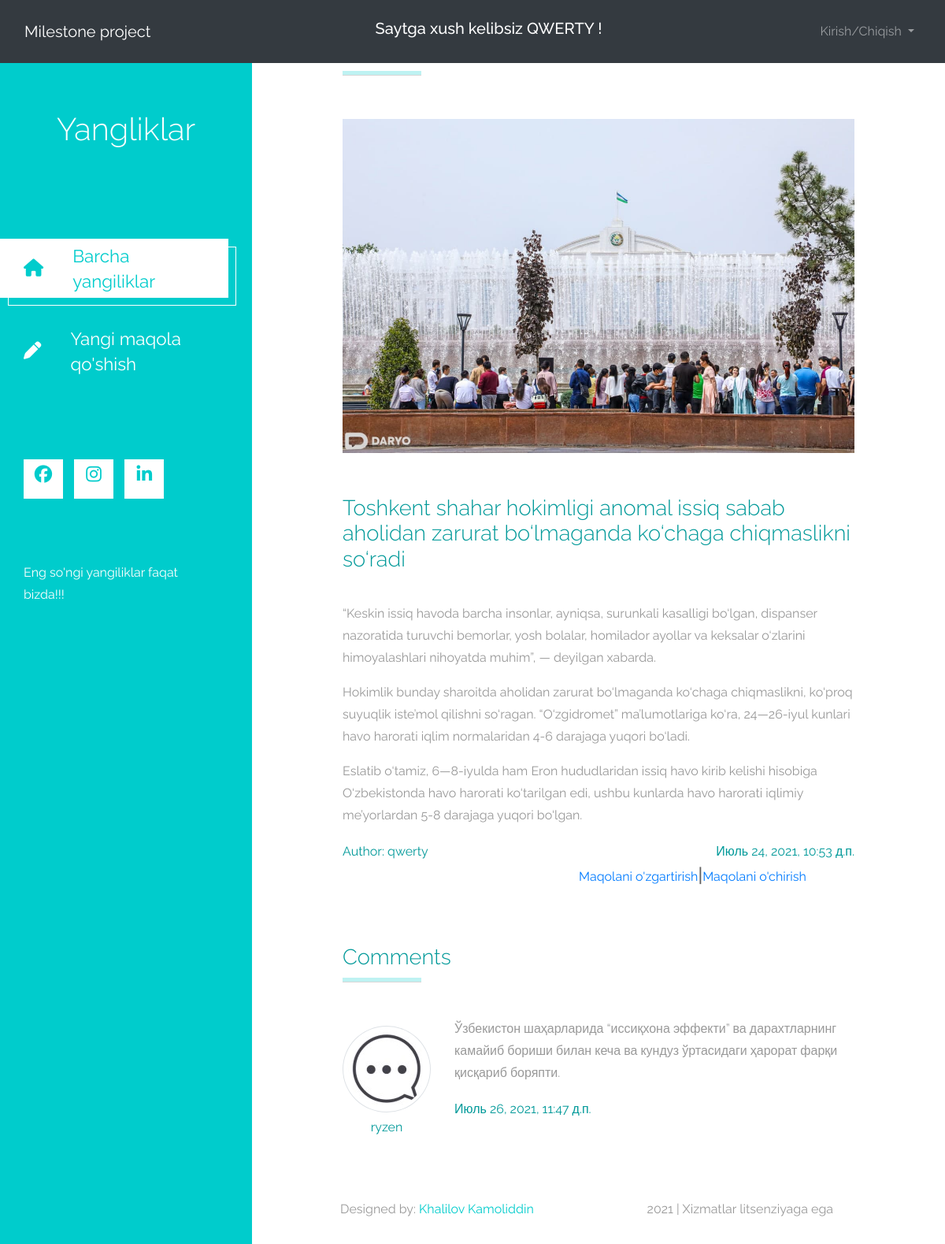
The app's page /articles/4/ (signed in) with its own data.
### accounts/models.py (models this page shows)
class CustomUser(AbstractUser):
    age = models.PositiveIntegerField(null=True, blank=True)

### articles/models.py (models this page shows, shortened)
class Article(models.Model):
    title = models.CharField(max_length=150)
    summary = models.CharField(max_length=200, blank=True)
    body = RichTextField()
    photo = models.ImageField(upload_to='images/', blank=True)
    date = models.DateTimeField(auto_now_add=True)
    author = models.ForeignKey(
        get_user_model(), on_delete=models.CASCADE,
    )

class Comment(models.Model):
    article = models.ForeignKey(Article, on_delete=models.CASCADE, related_name='comments')
    comment = models.CharField(max_length=150)
    date = models.DateTimeField(auto_now_add=True)
    author = models.ForeignKey(get_user_model(), on_delete=models.CASCADE)
    def __str__(self):
        return self.comment

### articles/views.py (the view)
# urls.py: path('<int:pk>/', ArticleDetailView.as_view(), name='article_detail'),
class ArticleDetailView(LoginRequiredMixin, DetailView):
    model = Article
    template_name = 'article_detail.html'

### templates/article_detail.html (shortened to what this page needs)
{% extends 'base.html' %}
{% load static %}
{% block content %}
<header class="tm-header" id="tm-header" style="margin-top:60px">
        <div class="tm-header-wrapper">
            <div class="tm-site-header">
                <h1 class="text-center">Yangliklar</h1>
            </div>
            <nav class="tm-nav" id="tm-nav">
                <ul>
                    <li class="tm-nav-item active"><a href="{% url 'article_list' %}" class="tm-nav-link">
                        <i class="fas fa-home"></i>
                        Barcha yangiliklar
                    </a></li>
                    <li class="tm-nav-item"><a href="{% url 'article_new' %}" class="tm-nav-link">
                        <i class="fas fa-pen"></i>
                        Yangi maqola qo'shish
                    </a></li>
                </ul>
            </nav>
            <div class="tm-mb-65">
                <a rel="nofollow" href="https://www.facebook.com/kamoliddin.xalilov" class="tm-social-link">
                    <i class="fab fa-facebook tm-social-icon"></i>
                </a>
                <a href="https://www.instagram.com/x.kamoliddinn/" class="tm-social-link">
                    <i class="fab fa-instagram tm-social-icon"></i>
                </a>
                <a href="linkedin.com/in/kamoliddin-xalilov-6a7314124" class="tm-social-link">
                    <i class="fab fa-linkedin tm-social-icon"></i>
                </a>
            </div>
            <p class="tm-mb-80 pr-5 text-white">
                Eng so'ngi yangiliklar faqat bizda!!!
            </p>
        </div>
    </header>
    <div class="container-fluid">
        <main class="tm-main">
            <div class="row tm-row tm-mb-45">
                <div class="col-12">
                    <hr class="tm-hr-primary tm-mb-55">
                    {% if article.photo %}
                    <img src="{{article.photo.url}}" alt="Image" class="img-fluid">
                    {% endif %}
                </div>
            </div>
            <div class="row tm-row tm-mb-40">
                <div class="col-12">
                    <div class="mb-4">
                        <h2 class="pt-2 tm-mb-40 tm-color-primary tm-post-title">{{article.title}}</h2>
                        <p>{{article.body | safe }}</p>
                        <div class="d-flex justify-content-between tm-pt-15">
                            <span class="tm-color-primary">Author: {{article.author}}</span>
                            <span class="tm-color-primary">{{article.date}}</span>
                        </div>
                        <div class="d-flex tm-pt-15" style="margin-left:300px">
                            <a href="{% url 'article_edit' article.pk %}">Maqolani o'zgartirish</a>
                            <h4>|</h4>
                            <a href="{% url 'article_delete' article.pk %}">Maqolani o'chirish</a>
                        </div>
                                    <div class="row tm-row tm-mb-10">
                            <br><br>
                    </div>
                    <div style="width:100%;">
                        <h2 class="tm-color-primary tm-post-title">Comments</h2>
                        <hr class="tm-hr-primary tm-mb-45">
                        {% for comment in article.comments.all %}
                        <div class="tm-comment tm-mb-45">
                            <figure class="tm-comment-figure">
                                <img src="{% static 'img/comment-1.jpg' %}" alt="Image" class="mb-2 rounded-circle img-thumbnail">
                                <figcaption class="tm-color-primary text-center">{{comment.author}}</figcaption>
                            </figure>
                            <div>
                                <p>
                                    {{comment}}
                                </p>
                                <div class="d-flex justify-content-between">
                                    <span class="tm-color-primary">{{comment.date}}</span>
                                </div>
                            </div>
                        </div>
                        {% endfor %}
                    </div>
                </div>
            </div>
            <div class="row tm-row tm-mb-10">
                <br>
            </div><br>
            <footer class="row tm-row" style="width:100%;">
                <div class="col-md-6 col-12 tm-color-gray">
                    Designed by: <a rel="nofollow" target="_parent" href="https://www.linkedin.com/in/kamoliddin-xalilov-6a7314124?lipi=urn%3Ali%3Apage%3Ad_flagship3_profile_view_base_contact_details%3BkyBBEvm4Sx2JoaPfP81drg%3D%3D" class="tm-external-link">Khalilov Kamoliddin</a>
                </div>
                <div class="col-md-6 col-12 tm-color-gray tm-copyright">
                    2021 | Xizmatlar litsenziyaga ega
                </div>
            </footer>
        </main>
    </div>
{% endblock %}

### templates/base.html (shortened to what this page needs)
{% load static %}
<!DOCTYPE html>
<html lang="en">
<head>
    <link href="https://cdn.jsdelivr.net/npm/bootstrap@5.0.2/dist/css/bootstrap.min.css" rel="stylesheet">
    <link rel="stylesheet" href="{% static 'fontawesome/css/all.min.css' %}">
    <link href="{% static 'css/bootstrap.min.css' %}" rel="stylesheet">
    <link href="{% static 'css/templatemo-xtra-blog.css' %}" rel="stylesheet">
	<link rel="stylesheet" href="{% static 'css/font-awesome.min.css' %}">
	<link rel="stylesheet" href="{% static 'css/templatemo-style.css' %}">
</head>
<body>
    <nav class="navbar navbar-expand-lg navbar-dark bg-dark fixed-top">
      <div class="container-fluid">
        <a class="navbar-brand" href="{% url 'home' %}">Milestone project</a>
          <div style="color:#fff">
        {% if user.is_authenticated %}
            <h5>Saytga xush kelibsiz {{user.username | upper}} !   <h5/>
        {% else %}
            <h5>Saytning to'liq imkoniyatlaridan foydalanish uchun ro'yxatdan o'ting !</h5>
        {% endif %}
</div>
        <div id="navbarNavDarkDropdown" style="text-align: right">
          <ul class="navbar-nav">
            <li class="nav-item dropdown">
               <div class="navbar-text" >
              <a class="nav-link dropdown-toggle"  href="#" id="navbarDarkDropdownMenuLink" role="button" data-bs-toggle="dropdown" aria-expanded="false">
                Kirish/Chiqish
              </a>
                </div>
            </li>
          </ul>
        </div>
      </div>
    </nav>
    <main>
      {% block content %}
      {% endblock content %}
    </main>
</body>
</html>

### static/css/templatemo-xtra-blog.css (style rules this page uses)
html { overflow-x: hidden; }
body { margin: 0; padding: 0; font-family: 'Source Sans Pro', sans-serif; font-size: 19px; line-height: 2em; overflow-x: hidden; }
p, span { color: #999; }
hr { border-top-color: #CCC; margin-top: 10px; margin-bottom: 10px; }
.tm-header { background-color: #0CC; color: white; position: fixed; top: 0; left: 0; bottom: 0; z-index: 100; width: 400px; overflow-y: visible; }
.tm-header-wrapper { overflow-y: scroll; scrollbar-width: none; -ms-overflow-style: none; padding: 30px; width: 100%; height: 100%; }
.tm-site-header { margin-top: 50px; margin-bottom: 115px; }
.tm-main { margin-left: 400px; padding: 80px 100px 25px; }
.tm-row { max-width: 980px; justify-content: space-between; }
.tm-nav { margin-bottom: 100px; }
.tm-nav-item { list-style: none; margin-bottom: 30px; }
.tm-nav-link { color: white; background-color: transparent; height: 75px; width: 100%; max-width: 300px; display: flex; align-items: center; font-size: 1.4rem; padding: 30px; }
.tm-nav-item:hover .tm-nav-link, .tm-nav-item.active .tm-nav-link { color: #0CC; background-color: white; text-decoration: none; }
.tm-nav ul { position: relative; }
.tm-nav-item:hover:after, .tm-nav-item.active:after { content: ''; width: 100%; max-width: 300px; height: 75px; display: block; border: 1px solid white; margin-left: 10px; margin-top: -65px; position: absolute; z-index: -1000; }
.tm-nav-link i { margin-right: 37px; }
ul { margin: 0; padding: 0; }
.tm-nav { margin-left: -30px; }
.tm-social-link { display: inline-block; background-color: white; font-size: 1.4rem; width: 50px; height: 50px; text-align: center; padding-top: 8px; margin-right: 15px; margin-bottom: 15px; }
.tm-social-icon { color: #0CC; transition: all 0.3s ease; }
.tm-post-title { font-size: 1.7rem; transition: all 0.3s ease; }
.tm-external-link { color: #0CC; }
.tm-copyright { text-align: right; }
hr.tm-hr-primary { border-top: 5px solid #0CC; }
.tm-comment { display: flex; align-items: flex-start; }
.tm-comment-figure { margin-top: 10px; margin-right: 30px; }
figure { margin: 0; }
figcaption { line-height: 1.4; }
.tm-mb-40 { margin-bottom: 40px; }
.tm-mb-45 { margin-bottom: 45px; }
.tm-mb-55 { margin-bottom: 55px; }
.tm-mb-65 { margin-bottom: 65px; }
.tm-mb-80 { margin-bottom: 80px; }
.tm-color-primary, span.tm-color-primary { color: #099; }
a.tm-color-gray, .tm-color-gray { color: #999; }
.img-thumbnail { max-width: none; }
@media (max-width: 1540px) { .tm-header { width: 320px; } }
@media (max-width: 1540px) { .tm-main { margin-left: 320px; width: calc(100% - 320px); } }
@media (max-width: 1288px) { .tm-social-link { margin-right: 10px; } }
* { box-sizing: border-box; }
.row::after { content: ""; clear: both; display: table; }

### static/css/templatemo-style.css (style rules this page uses)
body { background: #ffffff; font-family: 'Raleway', sans-serif; font-size: 16px; color: #606060; position: relative; }
html, body { width: 100%; overflow-x: hidden; }
h1,h2,h3 { font-weight: 300; }
p { line-height: 28px; }
hr { border-color: #f2f2f2; width: 100px; margin-bottom: 40px; }

### records on screen
CustomUser: username "QWERTY"
Article: photo (picture), title "Toshkent shahar hokimligi anomal issiq sabab aholidan zarurat bo‘lmaganda ko‘chaga chiqmaslikni so‘radi", body "“Keskin issiq havoda barcha insonlar, ayniqsa, surunkali kasalligi bo‘lgan, dispanser nazoratida turuvchi bemorlar, yosh bolalar, homilador ayollar va keksalar o‘zlarini himoyalashlari nihoyatda muhim”, — deyilgan xabarda. Hokimlik bunday sharoitda aholidan zarurat bo‘lmaganda ko‘chaga chiqmaslikni, ko‘proq suyuqlik iste’mol qilishni so‘ragan. “O‘zgidromet” ma’lumotlariga ko‘ra, 24—26-iyul kunlari havo harorati iqlim normalaridan 4-6 darajaga yuqori bo‘ladi. Eslatib o‘tamiz, 6—8-iyulda ham Eron hududlaridan issiq havo kirib kelishi hisobiga O‘zbekistonda havo harorati ko‘tarilgan edi, ushbu kunlarda havo harorati iqlimiy me’yorlardan 5-8 darajaga yuqori bo‘lgan.", author "qwerty", date "Июль 24, 2021, 10:53 д.п."
Comment: author "ryzen", comment "Ўзбекистон шаҳарларида “иссиқхона эффекти” ва дарахтларнинг камайиб бориши билан кеча ва кундуз ўртасидаги ҳарорат фарқи қисқариб боряпти.", date "Июль 26, 2021, 11:47 д.п."
